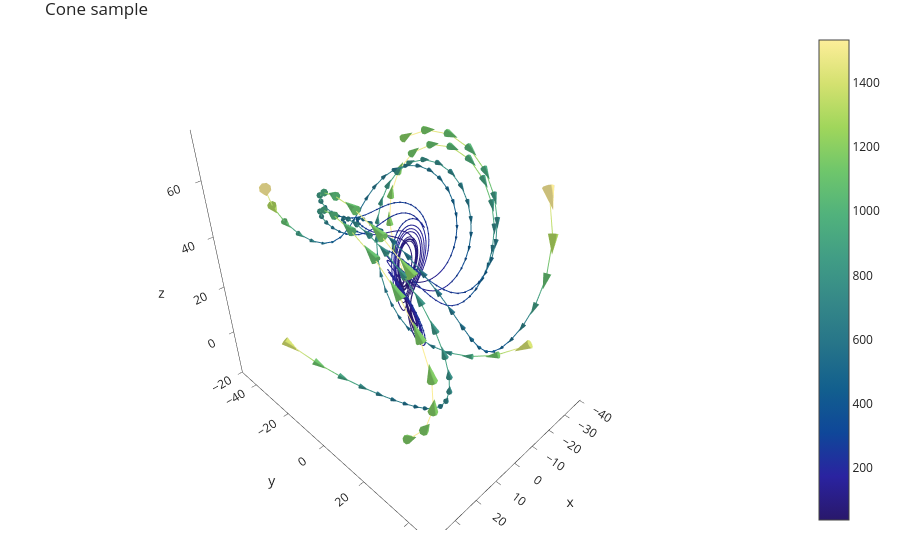

The notebook cell this image was saved under:
### Code cell
# コーンプロットのTraceを作成してlistに追加
trace = go.Cone(
    x=q_array[0],
    y=q_array[1],
    z=q_array[2],
    u=dqdt_array[0],
    v=dqdt_array[1],
    w=dqdt_array[2],
    colorscale='haline',
)   # Lorentz方程式の解のコーンプロット
traces = [trace]

# 三次元折れ線グラフをTraceのlistに追加
for q, value in zip(q_list, value_list):
    trace = go.Scatter3d(
        x=q[0],
        y=q[1],
        z=q[2],
        mode='lines',       # グラフモード（三次元折れ線グラフ）
        line={
            'color': value,
            'colorscale': 'haline',
        },
        showlegend=False    # 凡例の表示（表示なし）
    )   # Lorentz方程式の解の三次元折れ線グラフ
    traces.append(trace)

# Figureを作成
figure = go.Figure(traces, layout)

figure

### Figure 1 — Plotly figure (JSON) as saved in the notebook; plotly's stock layout.template omitted (floating-point values rounded to 4 significant figures; data arrays with more than 128 entries replaced by an {"elided": "..."} marker saying what was removed)
{"data": [{"colorscale": [[0, "rgb(41, 24, 107)"], [0.09091, "rgb(42, 35, 160)"], [0.1818, "rgb(15, 71, 153)"], [0.2727, "rgb(18, 95, 142)"], [0.3636, "rgb(38, 116, 137)"], [0.4545, "rgb(53, 136, 136)"], [0.5455, "rgb(65, 157, 133)"], [0.6364, "rgb(81, 178, 124)"], [0.7273, "rgb(111, 198, 107)"], [0.8182, "rgb(160, 214, 91)"], [0.9091, "rgb(212, 225, 112)"], [1, "rgb(253, 238, 153)"]], "type": "cone", "u": {"elided": "1600 float values"}, "v": {"elided": "1600 float values"}, "w": {"elided": "1600 float values"}, "x": {"elided": "1600 float values"}, "y": {"elided": "1600 float values"}, "z": {"elided": "1600 float values"}}, {"line": {"color": {"elided": "200 float values"}, "colorscale": [[0, "rgb(41, 24, 107)"], [0.09091, "rgb(42, 35, 160)"], [0.1818, "rgb(15, 71, 153)"], [0.2727, "rgb(18, 95, 142)"], [0.3636, "rgb(38, 116, 137)"], [0.4545, "rgb(53, 136, 136)"], [0.5455, "rgb(65, 157, 133)"], [0.6364, "rgb(81, 178, 124)"], [0.7273, "rgb(111, 198, 107)"], [0.8182, "rgb(160, 214, 91)"], [0.9091, "rgb(212, 225, 112)"], [1, "rgb(253, 238, 153)"]]}, "mode": "lines", "showlegend": false, "type": "scatter3d", "x": {"elided": "200 float values"}, "y": {"elided": "200 float values"}, "z": {"elided": "200 float values"}}, {"line": {"color": {"elided": "200 float values"}, "colorscale": [[0, "rgb(41, 24, 107)"], [0.09091, "rgb(42, 35, 160)"], [0.1818, "rgb(15, 71, 153)"], [0.2727, "rgb(18, 95, 142)"], [0.3636, "rgb(38, 116, 137)"], [0.4545, "rgb(53, 136, 136)"], [0.5455, "rgb(65, 157, 133)"], [0.6364, "rgb(81, 178, 124)"], [0.7273, "rgb(111, 198, 107)"], [0.8182, "rgb(160, 214, 91)"], [0.9091, "rgb(212, 225, 112)"], [1, "rgb(253, 238, 153)"]]}, "mode": "lines", "showlegend": false, "type": "scatter3d", "x": {"elided": "200 float values"}, "y": {"elided": "200 float values"}, "z": {"elided": "200 float values"}}, {"line": {"color": {"elided": "200 float values"}, "colorscale": [[0, "rgb(41, 24, 107)"], [0.09091, "rgb(42, 35, 160)"], [0.1818, "rgb(15, 71, 153)"], [0.2727, "rgb(18, 95, 142)"], [0.3636, "rgb(38, 116, 137)"], [0.4545, "rgb(53, 136, 136)"], [0.5455, "rgb(65, 157, 133)"], [0.6364, "rgb(81, 178, 124)"], [0.7273, "rgb(111, 198, 107)"], [0.8182, "rgb(160, 214, 91)"], [0.9091, "rgb(212, 225, 112)"], [1, "rgb(253, 238, 153)"]]}, "mode": "lines", "showlegend": false, "type": "scatter3d", "x": {"elided": "200 float values"}, "y": {"elided": "200 float values"}, "z": {"elided": "200 float values"}}, {"line": {"color": {"elided": "200 float values"}, "colorscale": [[0, "rgb(41, 24, 107)"], [0.09091, "rgb(42, 35, 160)"], [0.1818, "rgb(15, 71, 153)"], [0.2727, "rgb(18, 95, 142)"], [0.3636, "rgb(38, 116, 137)"], [0.4545, "rgb(53, 136, 136)"], [0.5455, "rgb(65, 157, 133)"], [0.6364, "rgb(81, 178, 124)"], [0.7273, "rgb(111, 198, 107)"], [0.8182, "rgb(160, 214, 91)"], [0.9091, "rgb(212, 225, 112)"], [1, "rgb(253, 238, 153)"]]}, "mode": "lines", "showlegend": false, "type": "scatter3d", "x": {"elided": "200 float values"}, "y": {"elided": "200 float values"}, "z": {"elided": "200 float values"}}, {"line": {"color": {"elided": "200 float values"}, "colorscale": [[0, "rgb(41, 24, 107)"], [0.09091, "rgb(42, 35, 160)"], [0.1818, "rgb(15, 71, 153)"], [0.2727, "rgb(18, 95, 142)"], [0.3636, "rgb(38, 116, 137)"], [0.4545, "rgb(53, 136, 136)"], [0.5455, "rgb(65, 157, 133)"], [0.6364, "rgb(81, 178, 124)"], [0.7273, "rgb(111, 198, 107)"], [0.8182, "rgb(160, 214, 91)"], [0.9091, "rgb(212, 225, 112)"], [1, "rgb(253, 238, 153)"]]}, "mode": "lines", "showlegend": false, "type": "scatter3d", "x": {"elided": "200 float values"}, "y": {"elided": "200 float values"}, "z": {"elided": "200 float values"}}, {"line": {"color": {"elided": "200 float values"}, "colorscale": [[0, "rgb(41, 24, 107)"], [0.09091, "rgb(42, 35, 160)"], [0.1818, "rgb(15, 71, 153)"], [0.2727, "rgb(18, 95, 142)"], [0.3636, "rgb(38, 116, 137)"], [0.4545, "rgb(53, 136, 136)"], [0.5455, "rgb(65, 157, 133)"], [0.6364, "rgb(81, 178, 124)"], [0.7273, "rgb(111, 198, 107)"], [0.8182, "rgb(160, 214, 91)"], [0.9091, "rgb(212, 225, 112)"], [1, "rgb(253, 238, 153)"]]}, "mode": "lines", "showlegend": false, "type": "scatter3d", "x": {"elided": "200 float values"}, "y": {"elided": "200 float values"}, "z": {"elided": "200 float values"}}, {"line": {"color": {"elided": "200 float values"}, "colorscale": [[0, "rgb(41, 24, 107)"], [0.09091, "rgb(42, 35, 160)"], [0.1818, "rgb(15, 71, 153)"], [0.2727, "rgb(18, 95, 142)"], [0.3636, "rgb(38, 116, 137)"], [0.4545, "rgb(53, 136, 136)"], [0.5455, "rgb(65, 157, 133)"], [0.6364, "rgb(81, 178, 124)"], [0.7273, "rgb(111, 198, 107)"], [0.8182, "rgb(160, 214, 91)"], [0.9091, "rgb(212, 225, 112)"], [1, "rgb(253, 238, 153)"]]}, "mode": "lines", "showlegend": false, "type": "scatter3d", "x": {"elided": "200 float values"}, "y": {"elided": "200 float values"}, "z": {"elided": "200 float values"}}, {"line": {"color": {"elided": "200 float values"}, "colorscale": [[0, "rgb(41, 24, 107)"], [0.09091, "rgb(42, 35, 160)"], [0.1818, "rgb(15, 71, 153)"], [0.2727, "rgb(18, 95, 142)"], [0.3636, "rgb(38, 116, 137)"], [0.4545, "rgb(53, 136, 136)"], [0.5455, "rgb(65, 157, 133)"], [0.6364, "rgb(81, 178, 124)"], [0.7273, "rgb(111, 198, 107)"], [0.8182, "rgb(160, 214, 91)"], [0.9091, "rgb(212, 225, 112)"], [1, "rgb(253, 238, 153)"]]}, "mode": "lines", "showlegend": false, "type": "scatter3d", "x": {"elided": "200 float values"}, "y": {"elided": "200 float values"}, "z": {"elided": "200 float values"}}], "layout": {"margin": {"b": 30, "l": 20, "r": 20, "t": 30}, "title": {"text": "Cone sample"}}}
